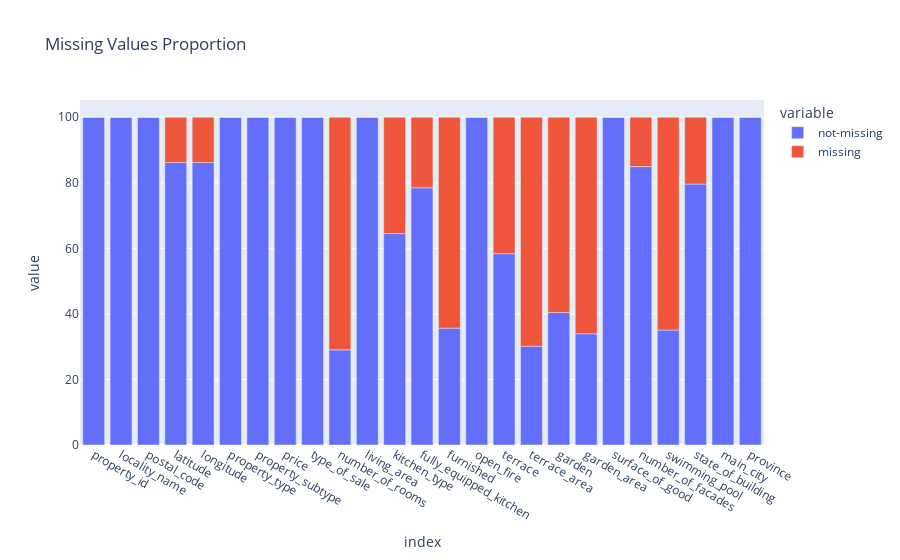

Source (notebook cell):
### Markdown cell above
# Q2 What is the proportion of missing values per column?

### Code cell
def make_bar_perc_plotly(df):
    df_missing = pd.DataFrame()
    df_missing["not-missing"] = df.count()/len(df)*100
    df_missing["missing"] = df.isnull().sum()/len(df)*100

    fig = px.bar(df_missing, x=df_missing.index, y=df_missing.columns, title="Missing Values Proportion")
    fig.show()

make_bar_perc_plotly(house)

### Figure 1 — Plotly figure (JSON) as saved in the notebook; plotly's stock layout.template omitted (floating-point values rounded to 4 significant figures)
{"data": [{"alignmentgroup": "True", "hovertemplate": "variable=not-missing<br>index=%{x}<br>value=%{y}<extra></extra>", "legendgroup": "not-missing", "marker": {"color": "#636efa", "pattern": {"shape": ""}}, "name": "not-missing", "offsetgroup": "not-missing", "orientation": "v", "showlegend": true, "textposition": "auto", "type": "bar", "x": ["property_id", "locality_name", "postal_code", "latitude", "longitude", "property_type", "property_subtype", "price", "type_of_sale", "number_of_rooms", "living_area", "kitchen_type", "fully_equipped_kitchen", "furnished", "open_fire", "terrace", "terrace_area", "garden", "garden_area", "surface_of_good", "number_of_facades", "swimming_pool", "state_of_building", "main_city", "province"], "xaxis": "x", "y": [100, 100, 100, 86.17, 86.17, 100, 100, 100, 100, 29.03, 100, 64.51, 78.47, 35.65, 100, 58.38, 30.15, 40.44, 33.93, 100, 84.94, 35.06, 79.62, 100, 100], "yaxis": "y"}, {"alignmentgroup": "True", "hovertemplate": "variable=missing<br>index=%{x}<br>value=%{y}<extra></extra>", "legendgroup": "missing", "marker": {"color": "#EF553B", "pattern": {"shape": ""}}, "name": "missing", "offsetgroup": "missing", "orientation": "v", "showlegend": true, "textposition": "auto", "type": "bar", "x": ["property_id", "locality_name", "postal_code", "latitude", "longitude", "property_type", "property_subtype", "price", "type_of_sale", "number_of_rooms", "living_area", "kitchen_type", "fully_equipped_kitchen", "furnished", "open_fire", "terrace", "terrace_area", "garden", "garden_area", "surface_of_good", "number_of_facades", "swimming_pool", "state_of_building", "main_city", "province"], "xaxis": "x", "y": [0, 0, 0, 13.83, 13.83, 0, 0, 0, 0, 70.97, 0, 35.49, 21.53, 64.35, 0, 41.62, 69.85, 59.56, 66.07, 0, 15.06, 64.94, 20.38, 0, 0], "yaxis": "y"}], "layout": {"barmode": "relative", "legend": {"title": {"text": "variable"}, "tracegroupgap": 0}, "title": {"text": "Missing Values Proportion"}, "xaxis": {"anchor": "y", "domain": [0, 1], "title": {"text": "index"}}, "yaxis": {"anchor": "x", "domain": [0, 1], "title": {"text": "value"}}}}
